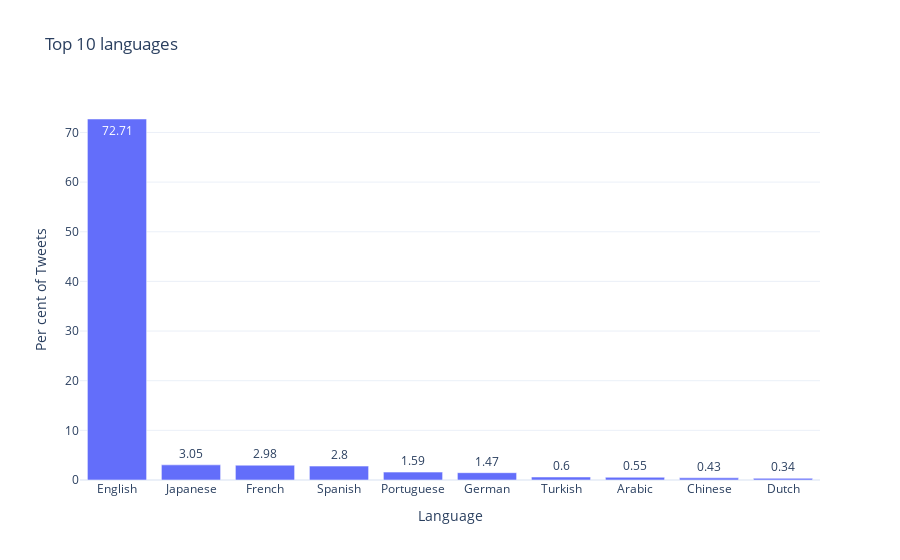

The code cell stored with this chart in its notebook:
### Markdown cell above
### Languages

### Code cell
langs = data.loc[:,["lang","total"]].groupby("lang").sum().reset_index()
langs = langs.sort_values("total",ascending=False)
langs["total"] = round(langs["total"]/langs["total"].sum() *100,2)
langs["lang"]=langs["lang"].replace({"en":"English","ja":"Japanese","es":"Spanish","fr":"French","zh":"Chinese",
                                        "de":"German","ar":"Arabic","tr":"Turkish","ko":"Korean","pt":"Portuguese","nl":"Dutch"})

langs.to_excel("../analysis/langs_distribution.xlsx")

fig = px.bar(langs.iloc[[0,3,4,5,6,7,9,11,12,13],:], x='lang', y='total',text_auto=True,template="plotly_white",
                labels=dict(lang="Language", total="Per cent of Tweets"),
                title = "Top 10 languages")

fig.show()

### Figure 1 — Plotly figure (JSON) as saved in the notebook; plotly's stock layout.template omitted (floating-point values rounded to 4 significant figures)
{"data": [{"alignmentgroup": "True", "hovertemplate": "Language=%{x}<br>Per cent of Tweets=%{y}<extra></extra>", "legendgroup": "", "marker": {"color": "#636efa", "pattern": {"shape": ""}}, "name": "", "offsetgroup": "", "orientation": "v", "showlegend": false, "textposition": "auto", "texttemplate": "%{y}", "type": "bar", "x": ["English", "Japanese", "French", "Spanish", "Portuguese", "German", "Turkish", "Arabic", "Chinese", "Dutch"], "xaxis": "x", "y": [72.71, 3.05, 2.98, 2.8, 1.59, 1.47, 0.6, 0.55, 0.43, 0.34], "yaxis": "y"}], "layout": {"barmode": "relative", "legend": {"tracegroupgap": 0}, "title": {"text": "Top 10 languages"}, "xaxis": {"anchor": "y", "domain": [0, 1], "title": {"text": "Language"}}, "yaxis": {"anchor": "x", "domain": [0, 1], "title": {"text": "Per cent of Tweets"}}}}
